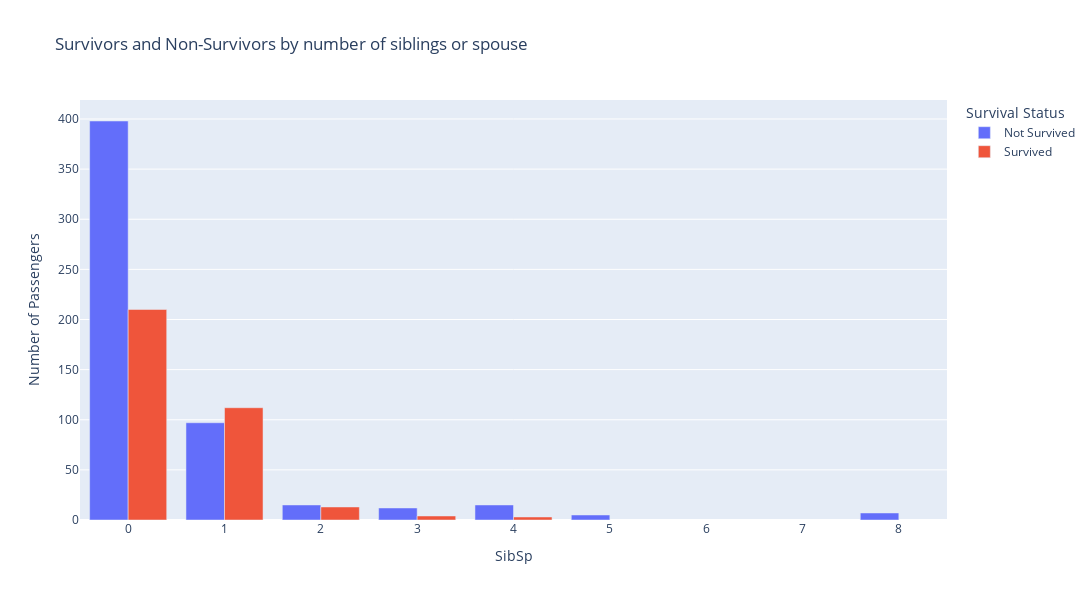

Notebook cell for this chart:
### Markdown cell above
The SibSp column refers to the number of people with a sibling or spouse with them. This is a way to tell if someone had family. As we can see below those with no siblings or spouse had a far lower survival chance than those with 1 or more siblings/spouse, though very few people on board had more than 1 SibSp.

### Code cell
sibsp_survival_count = dataset.groupby(['SibSp', 'Survived']).size().reset_index(name='count')

fig3 = px.bar(sibsp_survival_count, x="SibSp", y="count", color="Survived", barmode="group",
             labels={"count": "Number of Passengers", "Class": "Class", "Survived": "Survival Status"},
             title="Survivors and Non-Survivors by number of siblings or spouse")

fig3.update_layout(width=1200, height=600)
fig3.show()

### Figure 1 — Plotly figure (JSON) as saved in the notebook; plotly's stock layout.template omitted (floating-point values rounded to 4 significant figures)
{"data": [{"alignmentgroup": "True", "hovertemplate": "Survival Status=Not Survived<br>SibSp=%{x}<br>Number of Passengers=%{y}<extra></extra>", "legendgroup": "Not Survived", "marker": {"color": "#636efa", "pattern": {"shape": ""}}, "name": "Not Survived", "offsetgroup": "Not Survived", "orientation": "v", "showlegend": true, "textposition": "auto", "type": "bar", "x": [0, 1, 2, 3, 4, 5, 8], "xaxis": "x", "y": [398, 97, 15, 12, 15, 5, 7], "yaxis": "y"}, {"alignmentgroup": "True", "hovertemplate": "Survival Status=Survived<br>SibSp=%{x}<br>Number of Passengers=%{y}<extra></extra>", "legendgroup": "Survived", "marker": {"color": "#EF553B", "pattern": {"shape": ""}}, "name": "Survived", "offsetgroup": "Survived", "orientation": "v", "showlegend": true, "textposition": "auto", "type": "bar", "x": [0, 1, 2, 3, 4], "xaxis": "x", "y": [210, 112, 13, 4, 3], "yaxis": "y"}], "layout": {"barmode": "group", "height": 600, "legend": {"title": {"text": "Survival Status"}, "tracegroupgap": 0}, "title": {"text": "Survivors and Non-Survivors by number of siblings or spouse"}, "width": 1200, "xaxis": {"anchor": "y", "autorange": true, "domain": [0, 1], "range": [-0.5, 8.5], "title": {"text": "SibSp"}, "type": "linear"}, "yaxis": {"anchor": "x", "autorange": true, "domain": [0, 1], "range": [0, 418.9], "title": {"text": "Number of Passengers"}, "type": "linear"}}}
